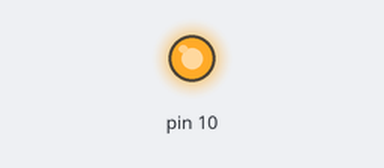
The sketch below on a simulated Arduino Uno, built with avr-gcc and run on an emulated ATmega328P. Shown: output pins drawn as LEDs (lit = HIGH).

Above: at 0.05 s.
Timing chart, 0 to 6.5 s (numbered marks = the images above):
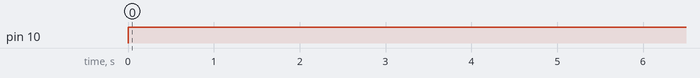

The sketch:

simpleSPI.ino
```cpp
#include "SPI.h"

void setup() {
     SPI.begin();            // initialize the SPI communication
   digitalWrite(SS, HIGH); // disable Slave Select
//   digitalWrite(SS, LOW); // enable Slave Select


   SPI.beginTransaction(SPISettings(1000000, LSBFIRST, SPI_MODE0));
//                      SPISettings speedMaximum, dataOrder, dataMode
}

void loop() {
   digitalWrite(SS, LOW); // enable Slave Select
   delay(1);

   for(int i = 1; i<=5; i++){
      SPI.transfer(i);
      delay(1/50);
   }

   digitalWrite(SS, HIGH); // disable Slave Select
   delay(10000);
}
```

Measured:
- by itself, pin 10: LOW → HIGH at 0.00 s
